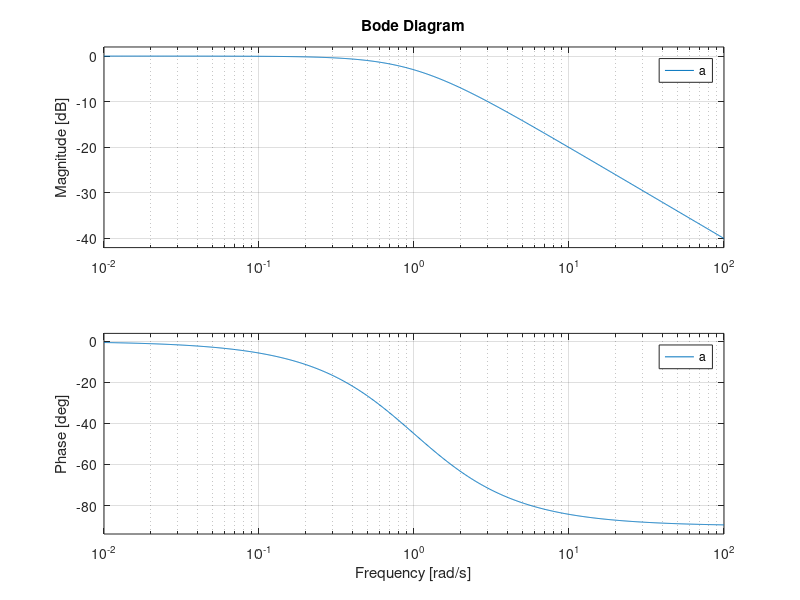
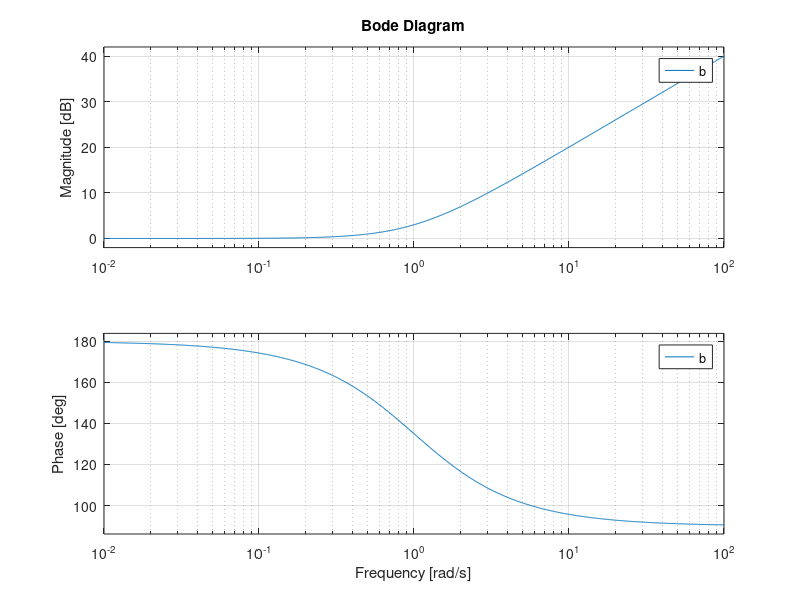
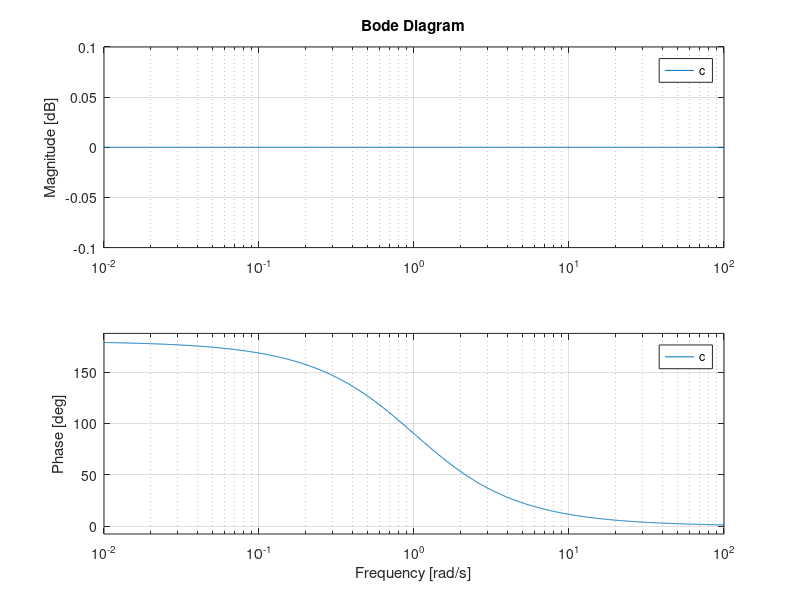
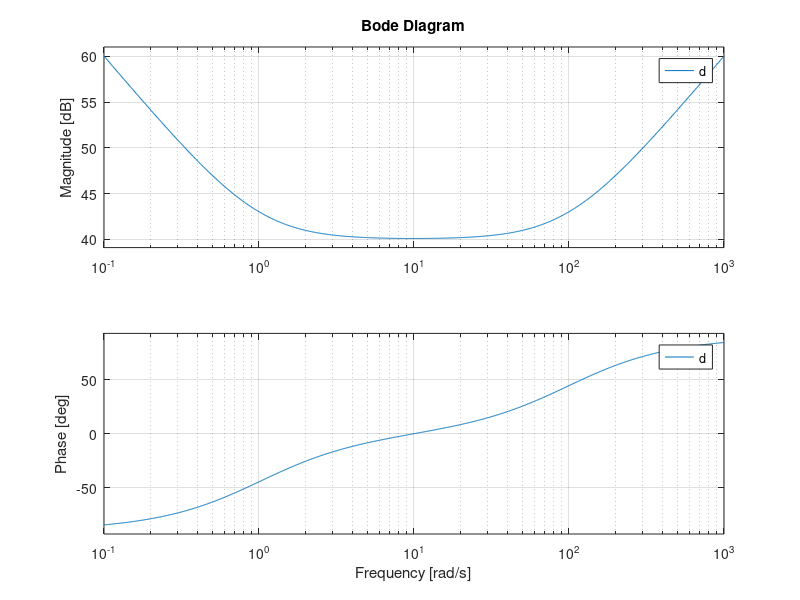

The MATLAB script that drew these images, in order:
% MAE 144 HW1
%% Problem 9-12 
clear
close all
clc

figure(1)
a = tf([1],[1 1]);
bode(a)

figure(2)
b = tf([1 -1],[1]);
bode(b)

figure(3)
c = tf([1 -1],[1 1]);
bode(c)

figure(4)
d = tf([1 101 100],[1 0]);
bode(d)

figure(5)
e = tf([1 0],[1 101 100]);
bode(e)

figure(6)
f = tf([1],[1 1 1]);
bode(f)
